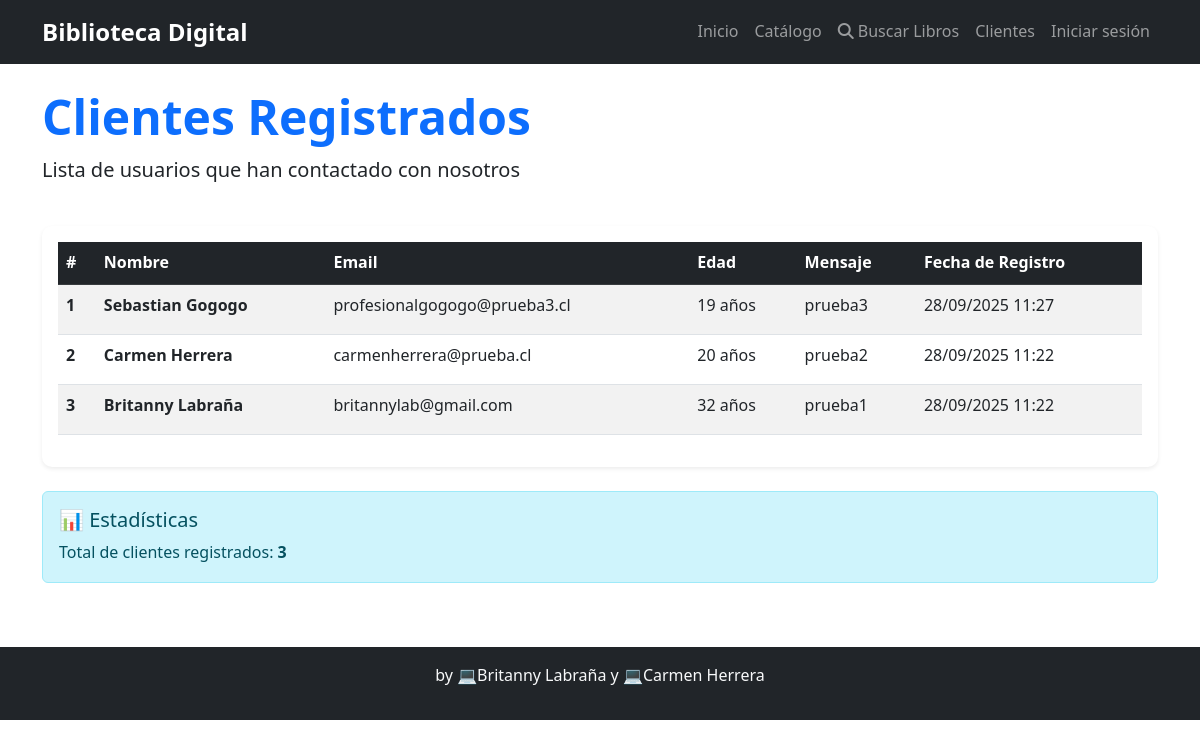
Before: /libreria/clientes/ with the older database file.
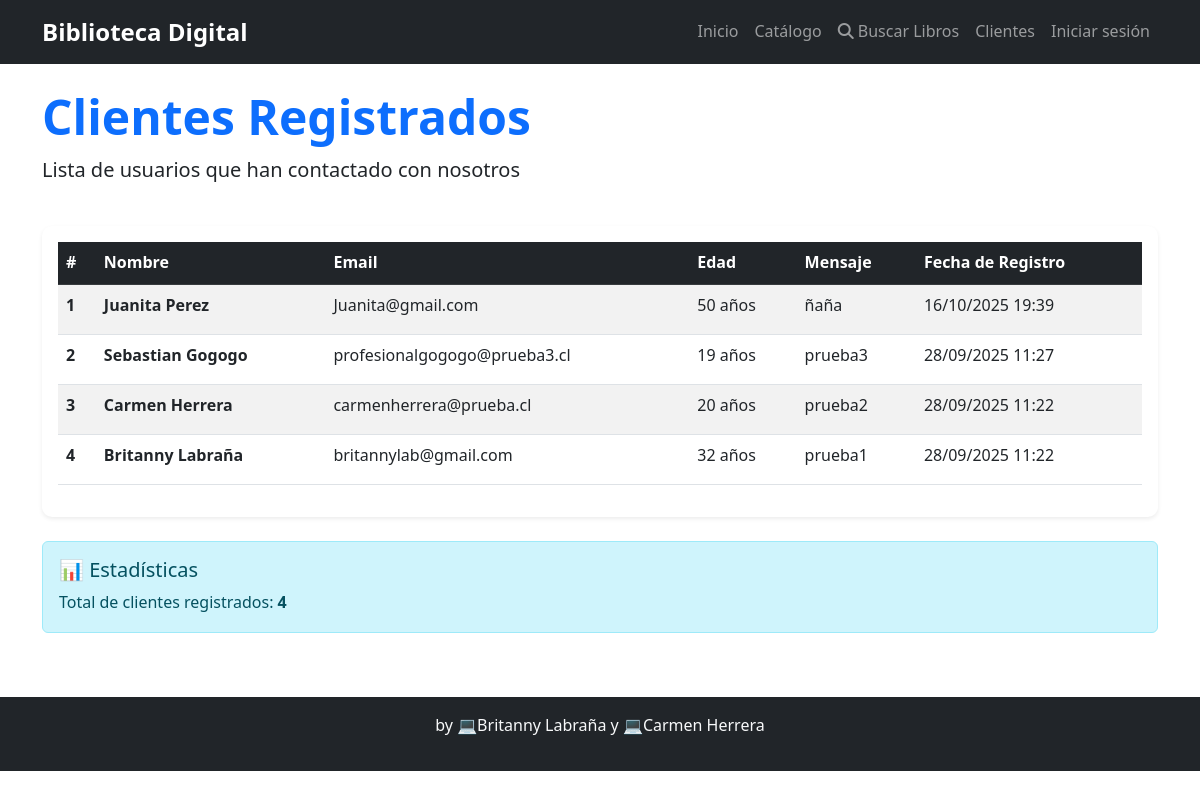
After: the same page with the newer database file.
### libreria/models.py (models this page shows, shortened)
class Contacto(models.Model):
    nombre = models.CharField(max_length=100)
    email = models.EmailField()
    edad = models.PositiveIntegerField()
    mensaje = models.TextField()
    fecha = models.DateTimeField(auto_now_add=True)

### libreria/views.py (the view)
# urls.py: path('clientes/', views.clientes, name='clientes'),
def clientes(request):
    contactos = Contacto.objects.all().order_by('-fecha')
    return render(request, 'libreria/clientes.html', {'contactos': contactos})

### templates/libreria/clientes.html (shortened to what this page needs)
{% extends "libreria/base.html" %}
{% block content %}
<div class="row mb-4">
    <div class="col-12">
        <h1 class="display-5 fw-bold text-primary">Clientes Registrados</h1>
        <p class="lead">Lista de usuarios que han contactado con nosotros</p>
    </div>
</div>
<div class="row">
    <div class="col-12">
        <div class="card shadow-sm">
            <div class="card-body">
                {% if contactos %}
                <div class="table-responsive">
                    <table class="table table-striped table-hover">
                        <thead class="table-dark">
                            <tr>
                                <th scope="col">#</th>
                                <th scope="col">Nombre</th>
                                <th scope="col">Email</th>
                                <th scope="col">Edad</th>
                                <th scope="col">Mensaje</th>
                                <th scope="col">Fecha de Registro</th>
                            </tr>
                        </thead>
                        <tbody>
                            {% for contacto in contactos %}
                            <tr>
                                <th scope="row">{{ forloop.counter }}</th>
                                <td class="fw-bold">{{ contacto.nombre }}</td>
                                <td>{{ contacto.email }}</td>
                                <td>{{ contacto.edad }} años</td>
                                <td>
                                    <span class="text-truncate d-inline-block" style="max-width: 200px;" title="{{ contacto.mensaje }}">
                                        {{ contacto.mensaje|truncatechars:50 }}
                                    </span>
                                </td>
                                <td>{{ contacto.fecha|date:"d/m/Y H:i" }}</td>
                            </tr>
                            {% endfor %}
                        </tbody>
                    </table>
                </div>
                {% endif %}
            </div>
        </div>
    </div>
</div>
<div class="row mt-4">
    <div class="col-12">
        <div class="alert alert-info">
            <h5 class="alert-heading">📊 Estadísticas</h5>
            <p class="mb-0">
                Total de clientes registrados: <strong>{{ contactos|length }}</strong>
            </p>
        </div>
    </div>
</div>
{% endblock %}

Changed rows visible on the page:
added Contacto: nombre "Juanita Perez", email "Juanita@gmail.com", edad "50", mensaje "ñaña", fecha "16/10/2025 19:39"
Other visible differences:
{{ contactos|length }}: "3" → "4"
